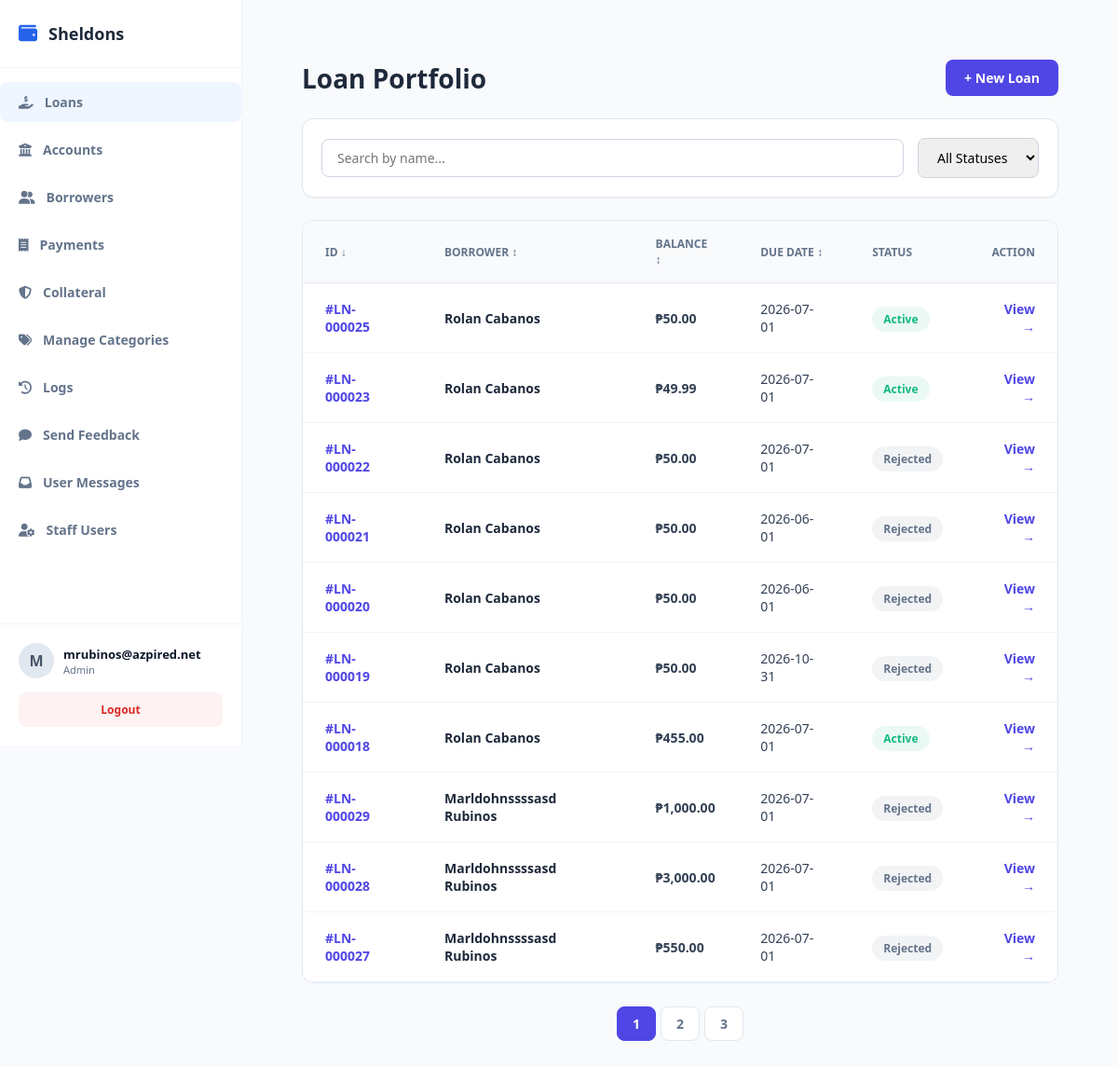
The app's page /public/index.php?url=loan/index (signed in) with its own data.
### tables this page shows
CREATE TABLE `loans` (
  `id` int(11) NOT NULL,
  `company_id` int(11) NOT NULL,
  `account_id` int(11) DEFAULT NULL,
  `borrower_id` int(11) NOT NULL,
  `amount` decimal(12,2) NOT NULL,
  `interest_rate` decimal(5,2) NOT NULL,
  `total_payable` decimal(12,2) NOT NULL,
  `status` varchar(30) DEFAULT 'pending',
  `released_date` date DEFAULT NULL,
  `due_date` date NOT NULL,
  `created_at` timestamp NOT NULL DEFAULT current_timestamp(),
  `term_months` int(11),
  `notes` text DEFAULT NULL,
  `term_type` varchar(20) DEFAULT 'month',
  `fee` decimal(15,2) DEFAULT 0.00,
  `category_id` int(11) DEFAULT NULL
);

CREATE TABLE `borrowers` (
  `id` int(11) NOT NULL,
  `company_id` int(11) NOT NULL,
  `first_name` varchar(100) NOT NULL,
  `middle_name` varchar(100) DEFAULT NULL,
  `last_name` varchar(100) NOT NULL,
  `gender` varchar(20) DEFAULT NULL,
  `birthdate` date DEFAULT NULL,
  `phone` varchar(30) NOT NULL,
  `email` varchar(100) DEFAULT NULL,
  `address` text NOT NULL,
  `valid_id` varchar(150) DEFAULT NULL,
  `status` tinyint(1) DEFAULT 1,
  `created_at` timestamp NOT NULL DEFAULT current_timestamp(),
  `occupation` text DEFAULT NULL
);

### app/controllers/LoanController.php (called while the page is built, shortened)
<?php
require_once __DIR__ . '/../models/Payment.php';
class LoanController {
public function index() {
    $loanModel = new Loan();
    $paymentModel = new Payment();
    $db = $loanModel->getDb();
    $company_id = $_SESSION['user']['company_id'];
    $status = $_GET['status'] ?? '';
    $page = isset($_GET['page']) ? (int)$_GET['page'] : 1;
    $limit = 10;
    $sql = "SELECT l.*, b.first_name, b.last_name
            FROM loans l
            JOIN borrowers b ON l.borrower_id = b.id
            WHERE l.company_id = ? ORDER BY l.created_at DESC";
    $params = [$company_id];
    $stmt = $db->prepare($sql);
    $stmt->execute($params);
    $allLoans = $stmt->fetchAll(PDO::FETCH_ASSOC);
    $filteredLoans = [];
    foreach ($allLoans as $loan) {
        $totalPaid = $paymentModel->getTotalPaidByLoanId($loan['id']);
        $loan['remaining_balance'] = (float)($loan['total_payable'] - $totalPaid);
        $loan['display_status'] = $this->calculateLoanStatus($loan);
        if (empty($status) || $loan['display_status'] === $status) {
            $filteredLoans[] = $loan;
        }
    }
    $sort = $_GET['sort'] ?? 'created_at';
$order = ($_GET['order'] ?? 'DESC');
usort($filteredLoans, function($a, $b) use ($sort, $order) {
    if ($sort === 'remaining_balance') {
        $cmp = $a['remaining_balance'] <=> $b['remaining_balance'];
    } elseif ($sort === 'due_date') {
        $cmp = strcmp($a['due_date'], $b['due_date']);
    } else {
        $cmp = strcmp($a['first_name'], $b['first_name']);
    }
    return ($order === 'DESC') ? -$cmp : $cmp;
});
    $totalLoans = count($filteredLoans);
    $totalPages = ceil($totalLoans / $limit);
    $offset = ($page - 1) * $limit;
$loans = array_slice($filteredLoans, $offset, $limit);
    require_once __DIR__ . '/../views/admin/loans/index.php';
}
private function calculateLoanStatus($loan) {
    if ($loan['status'] === 'Rejected') return 'Rejected';
    if ($loan['status'] === 'Approved') {
        if (isset($loan['remaining_balance']) && $loan['remaining_balance'] <= 0) {
            return 'Paid';
        }
        if (strtotime($loan['due_date']) < time()) {
            return 'Overdue';
        }
        return 'Active';
    }
    return 'Pending';
}
}

### public/index.php (called while the page is built, shortened)
<?php
require_once __DIR__ . "/../app/core/Database.php";
require_once __DIR__ . "/../app/core/Model.php";
$init = new App();

### app/core/Database.php (called while the page is built)
<?php
class Database {
    private static $host = "localhost";
    private static $port = "3307";
    private static $db   = "loan_saas_db";
    private static $user = "root";
    private static $pass = "";
    public static function getConnection() {
        try {
            $conn = new PDO(
                "mysql:host=" . self::$host . ";port=" . self::$port . ";dbname=" . self::$db,
                self::$user,
                self::$pass
            );
            $conn->setAttribute(PDO::ATTR_ERRMODE, PDO::ERRMODE_EXCEPTION);
            $conn->setAttribute(PDO::ATTR_DEFAULT_FETCH_MODE, PDO::FETCH_ASSOC);
            return $conn;
        } catch (Exception $e) {
            die("Database connection failed: " . $e->getMessage());
        }
    }
}

### app/core/Model.php (called while the page is built, shortened)
<?php
require_once __DIR__ . "/Database.php";
class Model {
    public function __construct() {
        $this->conn = Database::getConnection();
    }
}

### app/models/Payment.php (called while the page is built, shortened)
<?php
require_once __DIR__ . '/../core/Model.php';
class Payment extends Model {
    public function getTotalPaidByLoanId($loan_id) {
        $stmt = $this->conn->prepare("SELECT SUM(amount) as total FROM payments WHERE loan_id = ?");
        $stmt->execute([$loan_id]);
        $result = $stmt->fetch(PDO::FETCH_ASSOC);
        return $result['total'] ?? 0;
    }
}

### app/views/admin/loans/index.php (the view, shortened to what this page needs)
<?php require_once dirname(__DIR__, 2) . '/layouts/header.php'; ?>
<div class="page-header">
    <h1>Loan Portfolio</h1>
    <a href="/loansaas/public/index.php?url=loan/create" class="btn-primary">+ New Loan</a>
</div>
<form method="GET" action="/loansaas/public/index.php" class="filter-card">
    <input type="text" name="search" placeholder="Search by name..." value="<?= htmlspecialchars($_GET['search'] ?? '') ?>" style="flex-grow: 1;">
    <select name="status" onchange="this.form.submit()">
        <option value="">All Statuses</option>
    </select>
</form>
<div class="table-container">
    <table class="data-table">
        <thead>
    <tr>
        <?php
        $currentStatus = urlencode($_GET['status'] ?? '');
        $sort = $_GET['sort'] ?? 'id';
        $order = ($_GET['order'] ?? 'DESC');
        $nextOrder = ($order === 'DESC') ? 'ASC' : 'DESC';
        ?>
        <th>
            <a href="?url=loan/index&sort=id&order=<?= $nextOrder ?>&status=<?= $currentStatus ?>">
                ID <?= $sort == 'id' ? ($order == 'ASC' ? '↑' : '↓') : '↕' ?>
            </a>
        </th>
        <th>
            <a href="?url=loan/index&sort=borrower_name&order=<?= $nextOrder ?>&status=<?= $currentStatus ?>">
                Borrower <?= $sort == 'borrower_name' ? ($order == 'ASC' ? '↑' : '↓') : '↕' ?>
            </a>
        </th>
        <th>
            <a href="?url=loan/index&sort=remaining_balance&order=<?= $nextOrder ?>&status=<?= $currentStatus ?>">
                Balance <?= $sort == 'remaining_balance' ? ($order == 'ASC' ? '↑' : '↓') : '↕' ?>
            </a>
        </th>
        <th>
            <a href="?url=loan/index&sort=due_date&order=<?= $nextOrder ?>&status=<?= $currentStatus ?>">
                Due Date <?= $sort == 'due_date' ? ($order == 'ASC' ? '↑' : '↓') : '↕' ?>
            </a>
        </th>
        <th>Status</th>
        <th style="text-align: right;">Action</th>
    </tr>
</thead>
        <tbody>
            <?php if (empty($loans)): ?>
                <tr><td colspan="6" style="text-align:center; padding:40px; color:#94a3b8;">No loans found.</td></tr>
            <?php else:
                $statusColors = ['Pending'=>'#f59e0b', 'Active'=>'#10b981', 'Overdue'=>'#ef4444', 'Paid'=>'#3b82f6', 'Rejected'=>'#64748b'];
                foreach ($loans as $loan):
                    $color = $statusColors[$loan['display_status']] ?? '#94a3b8';
            ?>
                <tr>
                    <td style="font-weight: 700; color: #4f46e5;">#LN-<?= str_pad($loan['id'], 6, '0', STR_PAD_LEFT) ?></td>
                    <td><div style="font-weight: 600; color: #1e293b;"><?= htmlspecialchars($loan['first_name'] . ' ' . $loan['last_name']) ?></div></td>
                    <td style="font-weight: 600;">₱<?= number_format($loan['remaining_balance'], 2) ?></td>
                    <td><?= htmlspecialchars($loan['due_date']) ?></td>
                    <td><span class="badge" style="background: <?= $color ?>15; color: <?= $color ?>;"><?= htmlspecialchars($loan['display_status']) ?></span></td>
                    <td style="text-align: right;"><a href="/loansaas/public/index.php?url=loan/details&id=<?= $loan['id'] ?>" class="btn-view">View →</a></td>
                </tr>
            <?php endforeach; endif; ?>
        </tbody>
    </table>
</div>
<?php if (isset($totalPages) && $totalPages > 1): ?>
<div style="margin-top: 25px; display: flex; justify-content: center; gap: 5px;">
    <?php for ($i = 1; $i <= $totalPages; $i++): ?>
        <a href="?url=loan/index&page=<?= $i ?>&sort=<?= $sort ?>&order=<?= $order ?>&search=<?= urlencode($_GET['search'] ?? '') ?>&status=<?= urlencode($_GET['status'] ?? '') ?>"
           style="padding: 8px 16px; border-radius: 8px; text-decoration: none; font-size: 14px; font-weight: 600;
                  background: <?= ($page ?? 1) == $i ? '#4f46e5' : '#fff' ?>;
                  color: <?= ($page ?? 1) == $i ? '#fff' : '#64748b' ?>;
                  border: 1px solid <?= ($page ?? 1) == $i ? '#4f46e5' : '#e2e8f0' ?>;">
            <?= $i ?>
        </a>
    <?php endfor; ?>
</div>
<?php endif; ?>
<?php require_once dirname(__DIR__, 2) . '/layouts/footer.php'; ?>

### public/css/style.css (style rules this page uses)
body { font-family: 'Segoe UI', system-ui, sans-serif; background: #f8fafc; padding: 24px; margin: 0; }
.page-header { display: flex; justify-content: space-between; align-items: center; margin-bottom: 24px; }
.btn-primary { background: #2563eb; color: #ffffff; padding: 10px 16px; border-radius: 8px; font-size: 14px; font-weight: 600; text-decoration: none; display: inline-flex; align-items: center; gap: 8px; }
.data-table { width: 100%; border-collapse: collapse; text-align: left; }
.data-table th { background: #f8fafc; padding: 14px 20px; font-size: 13px; font-weight: 600; color: #475569; border-bottom: 1px solid #e2e8f0; text-transform: uppercase; }
.data-table td { padding: 16px 20px; font-size: 14px; border-bottom: 1px solid #f1f5f9; }
.badge { padding: 4px 8px; border-radius: 12px; font-size: 12px; font-weight: 600; }
:root { --sidebar-width: 260px; --primary-color: #2563eb; --bg-light: #f8fafc; --text-dark: #0f172a; --text-muted: #64748b; --border-color: #e2e8f0; }
* { box-sizing: border-box; margin: 0; padding: 0; font-family: 'Segoe UI', system-ui, sans-serif; }
body { background: var(--bg-light); color: var(--text-dark); min-height: 100vh; }

### app/views/admin/loans/index.php (style rules this page uses)
.page-header { margin-bottom: 24px; display: flex; justify-content: space-between; align-items: center; }
.page-header h1 { font-size: 28px; font-weight: 700; color: #1e293b; margin: 0; }
.filter-card { background: #fff; padding: 20px; border-radius: 12px; border: 1px solid #e2e8f0; margin-bottom: 24px; display: flex; gap: 15px; align-items: center; box-shadow: 0 1px 2px rgba(0,0,0,0.05); }
.filter-card input, .filter-card select { padding: 10px 16px; border: 1px solid #cbd5e1; border-radius: 8px; font-size: 14px; }
.table-container { background: #fff; border-radius: 12px; border: 1px solid #e2e8f0; overflow: hidden; }
.data-table { width: 100%; border-collapse: collapse; }
.data-table thead { background: #f8fafc; }
.data-table th { padding: 16px 24px; font-size: 12px; font-weight: 700; color: #64748b; text-transform: uppercase; border-bottom: 1px solid #e2e8f0; text-align: left; }
.data-table th a { text-decoration: none; color: #64748b; display: flex; align-items: center; gap: 4px; }
.data-table td { padding: 18px 24px; font-size: 14px; border-bottom: 1px solid #f1f5f9; color: #334155; }
.btn-primary { background: #4f46e5; color: white; padding: 10px 20px; border-radius: 8px; text-decoration: none; font-size: 14px; font-weight: 600; }
.btn-view { color: #4f46e5; font-weight: 600; text-decoration: none; }
.badge { padding: 5px 12px; border-radius: 99px; font-size: 12px; font-weight: 600; }

### records on screen
loans: id "000025", borrower.last_name "Rolan Cabanos", total_payable "50.00", due_date "2026-07-01", display_status "Active"
loans: id "000023", borrower.last_name "Rolan Cabanos", total_payable "49.99", due_date "2026-07-01", display_status "Active"
loans: id "000022", borrower.last_name "Rolan Cabanos", total_payable "50.00", due_date "2026-07-01", status "Rejected"
loans: id "000021", borrower.last_name "Rolan Cabanos", total_payable "50.00", due_date "2026-06-01", status "Rejected"
loans: id "000020", borrower.last_name "Rolan Cabanos", total_payable "50.00", due_date "2026-06-01", status "Rejected"
loans: id "000019", borrower.last_name "Rolan Cabanos", total_payable "50.00", due_date "2026-10-31", status "Rejected"
loans: id "000018", borrower.last_name "Rolan Cabanos", total_payable "455.00", due_date "2026-07-01", display_status "Active"
loans: id "000029", borrower.last_name "Marldohnssssasd Rubinos", total_payable "1,000.00", due_date "2026-07-01", status "Rejected"
loans: id "000028", borrower.last_name "Marldohnssssasd Rubinos", total_payable "3,000.00", due_date "2026-07-01", status "Rejected"
loans: id "000027", borrower.last_name "Marldohnssssasd Rubinos", total_payable "550.00", due_date "2026-07-01", status "Rejected"

### other values on screen
$_SESSION['user']['company_name'] "Sheldons"
$item['label'] "Loans"
$item['label'] "Accounts"
$item['label'] "Borrowers"
$item['label'] "Payments"
$item['label'] "Collateral"
$item['label'] "Manage Categories"
$item['label'] "Logs"
$item['label'] "Send Feedback"
$item['label'] "User Messages"
$item['label'] "Staff Users"
substr($_SESSION['user']['username'] ?? 'U', 0, 1) "M"
$_SESSION['user']['username'] "mrubinos@azpired.net"
$_SESSION['user']['role'] "Admin"
